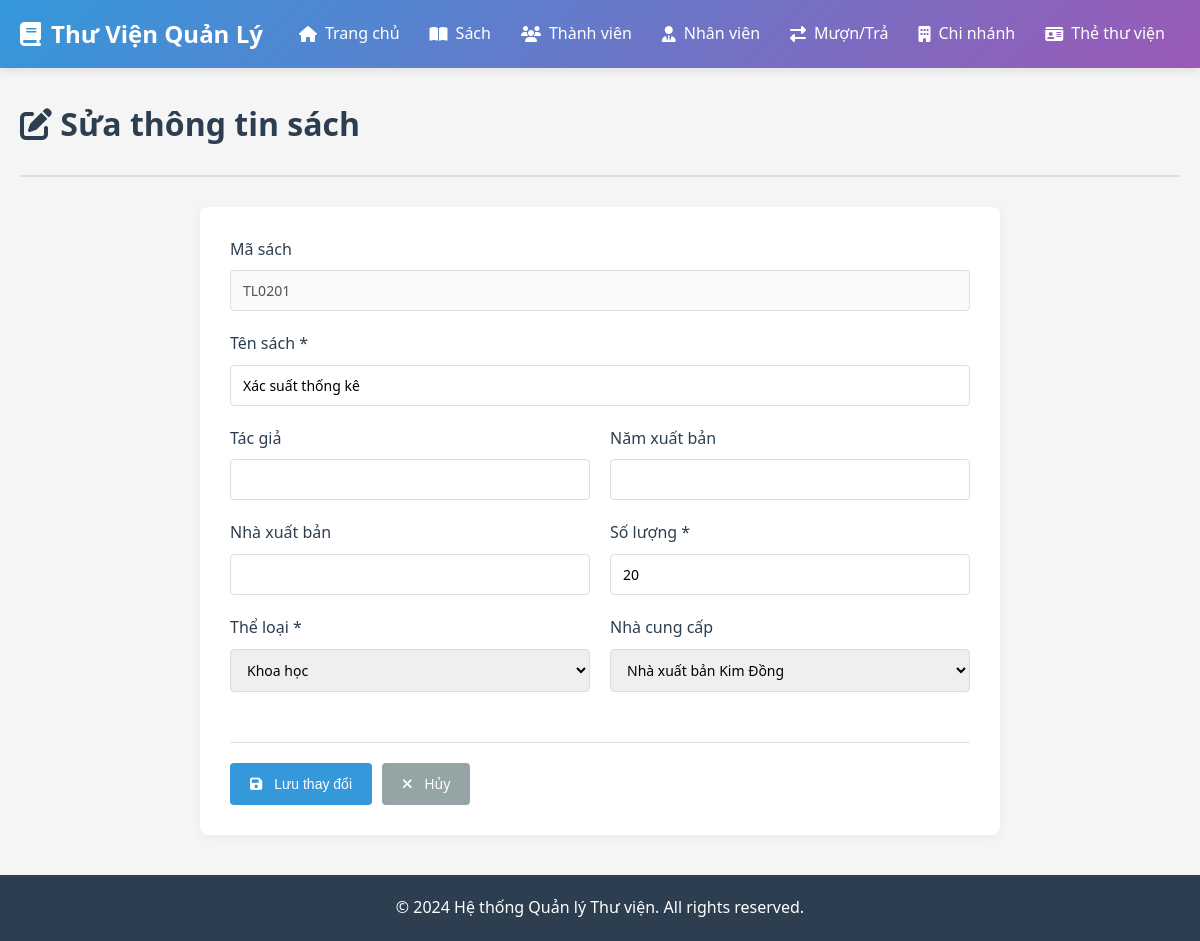
The app's page /sach/TL0201/sua with its own data.
### app/models/__init__.py (models this page shows, shortened)
class Sach(db.Model):
    __tablename__ = 'sach'
    ma_sach = db.Column(db.String(10), primary_key=True)
    ten_sach = db.Column(db.String(200), nullable=False)
    tac_gia = db.Column(db.String(150))
    nam_xb = db.Column(db.Integer)
    nha_xb = db.Column(db.String(150))
    so_luong = db.Column(db.Integer, default=0)
    ma_tl = db.Column(db.String(10), db.ForeignKey('thai_loai.ma_tl'), nullable=False)
    ma_ncc = db.Column(db.String(10), db.ForeignKey('nha_cung_cap.ma_ncc'))
    ban_sao = db.relationship('BanSao', backref='sach', lazy=True, cascade='all, delete-orphan')

class ThaiLoai(db.Model):
    __tablename__ = 'thai_loai'
    ma_tl = db.Column(db.String(10), primary_key=True)
    ten_tl = db.Column(db.String(100), nullable=False)
    sach = db.relationship('Sach', backref='thai_loai', lazy=True, cascade='all, delete-orphan')

class NhaCungCap(db.Model):
    __tablename__ = 'nha_cung_cap'
    ma_ncc = db.Column(db.String(10), primary_key=True)
    ten_ncc = db.Column(db.String(150), nullable=False)
    dia_chi = db.Column(db.String(255))
    sdt = db.Column(db.String(15))
    email = db.Column(db.String(100))
    sach = db.relationship('Sach', backref='nha_cung_cap', lazy=True, cascade='all, delete-orphan')

### app/routes/__init__.py (the view, shortened to what this page needs)
@bp.route('/sach/<ma_sach>/sua', methods=['GET', 'POST'])
def sua_sach(ma_sach):
    sach = db.session.get(Sach, ma_sach)
    if not sach:
        flash('Không tìm thấy sách', 'danger')
        return redirect(url_for('main.danh_sach_sach'))
    the_loai = db.session.query(ThaiLoai).all()
    nha_cung_cap = db.session.query(NhaCungCap).all()
    return render_template('sach/sua.html', sach=sach, the_loai=the_loai, nha_cung_cap=nha_cung_cap)

### app/templates/sach/sua.html (shortened to what this page needs)
{% extends "base.html" %}
{% block content %}
<div class="page-header">
    <h1><i class="fas fa-edit"></i> Sửa thông tin sách</h1>
</div>
<div class="form-container">
    <form method="POST" class="form">
        <div class="form-group">
            <label for="ma_sach">Mã sách</label>
            <input type="text" id="ma_sach" value="{{ sach.ma_sach }}" disabled>
        </div>
        <div class="form-group">
            <label for="ten_sach">Tên sách *</label>
            <input type="text" id="ten_sach" name="ten_sach" value="{{ sach.ten_sach }}" required>
        </div>
        <div class="form-row">
            <div class="form-group">
                <label for="tac_gia">Tác giả</label>
                <input type="text" id="tac_gia" name="tac_gia" value="{{ sach.tac_gia or '' }}">
            </div>
            <div class="form-group">
                <label for="nam_xb">Năm xuất bản</label>
                <input type="number" id="nam_xb" name="nam_xb" value="{{ sach.nam_xb or '' }}">
            </div>
        </div>
        <div class="form-row">
            <div class="form-group">
                <label for="nha_xb">Nhà xuất bản</label>
                <input type="text" id="nha_xb" name="nha_xb" value="{{ sach.nha_xb or '' }}">
            </div>
            <div class="form-group">
                <label for="so_luong">Số lượng *</label>
                <input type="number" id="so_luong" name="so_luong" value="{{ sach.so_luong }}" required min="0">
            </div>
        </div>
        <div class="form-row">
            <div class="form-group">
                <label for="ma_tl">Thể loại *</label>
                <select id="ma_tl" name="ma_tl" required>
                    {% for tl in the_loai %}
                    <option value="{{ tl.ma_tl }}" {% if tl.ma_tl == sach.ma_tl %}selected{% endif %}>{{ tl.ten_tl }}</option>
                    {% endfor %}
                </select>
            </div>
            <div class="form-group">
                <label for="ma_ncc">Nhà cung cấp</label>
                <select id="ma_ncc" name="ma_ncc">
                    {% for ncc in nha_cung_cap %}
                    <option value="{{ ncc.ma_ncc }}" {% if ncc.ma_ncc == sach.ma_ncc %}selected{% endif %}>{{ ncc.ten_ncc }}</option>
                    {% endfor %}
                </select>
            </div>
        </div>
        <div class="form-actions">
            <button type="submit" class="btn btn-primary">
                <i class="fas fa-save"></i> Lưu thay đổi
            </button>
            <a href="{{ url_for('main.danh_sach_sach') }}" class="btn btn-secondary">
                <i class="fas fa-times"></i> Hủy
            </a>
        </div>
    </form>
</div>
{% endblock %}

### app/static/css/style.css (style rules this page uses)
:root { --primary: #3498db; --success: #2ecc71; --danger: #e74c3c; --warning: #f39c12; --info: #9b59b6; --light: #ecf0f1; --dark: #2c3e50; --gray: #95a5a6; --border: #ddd; }
* { margin: 0; padding: 0; box-sizing: border-box; }
body { font-family: 'Segoe UI', Tahoma, Geneva, Verdana, sans-serif; background-color: #f5f5f5; color: var(--dark); line-height: 1.6; }
.page-header { margin-bottom: 30px; padding-bottom: 20px; border-bottom: 2px solid var(--border); }
.page-header h1 { font-size: 32px; margin-bottom: 5px; color: var(--dark); }
.btn { display: inline-block; padding: 10px 20px; border: none; border-radius: 4px; cursor: pointer; text-decoration: none; font-size: 14px; transition: all 0.3s; font-weight: 500; text-align: center; }
.btn i { margin-right: 8px; }
.btn-primary { background: var(--primary); color: white; }
.btn-secondary { background: var(--gray); color: white; }
.form-container { background: white; border-radius: 8px; padding: 30px; box-shadow: 0 2px 10px rgba(0,0,0,0.05); max-width: 800px; margin: 0 auto; }
.form-group { margin-bottom: 20px; }
.form-row { display: grid; grid-template-columns: 1fr 1fr; gap: 20px; }
.form-group label { display: block; margin-bottom: 8px; font-weight: 500; color: var(--dark); }
.form-group input, .form-group select, .form-group textarea { width: 100%; padding: 10px 12px; border: 1px solid var(--border); border-radius: 4px; font-size: 14px; font-family: inherit; transition: border-color 0.3s; }
.form-actions { display: flex; gap: 10px; margin-top: 30px; padding-top: 20px; border-top: 1px solid var(--border); }

### records on screen
Sach: ma_sach "TL0201", ten_sach "Xác suất thống kê", so_luong "20", ma_tl "Khoa học", ma_ncc "Nhà xuất bản Kim Đồng"
